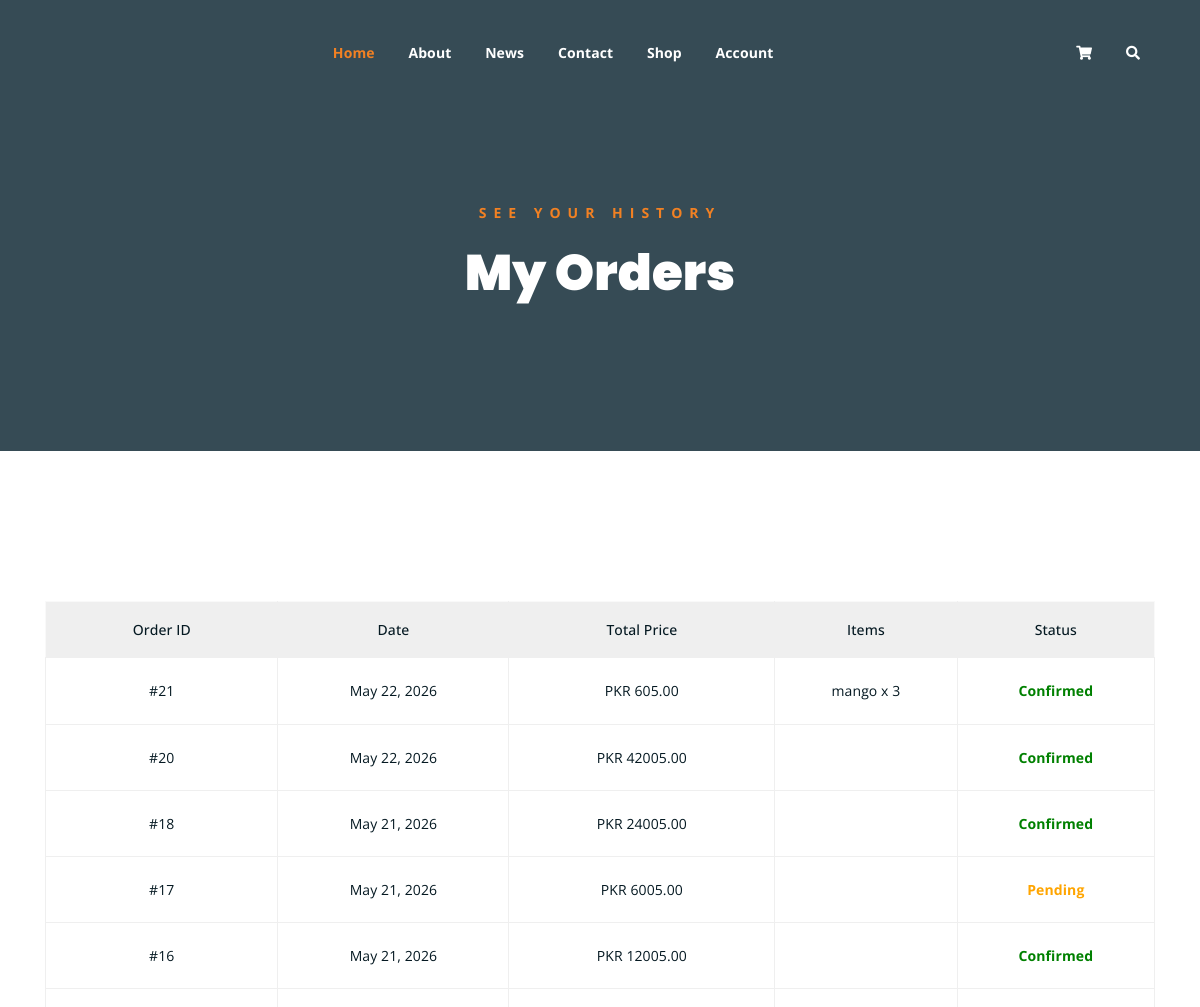
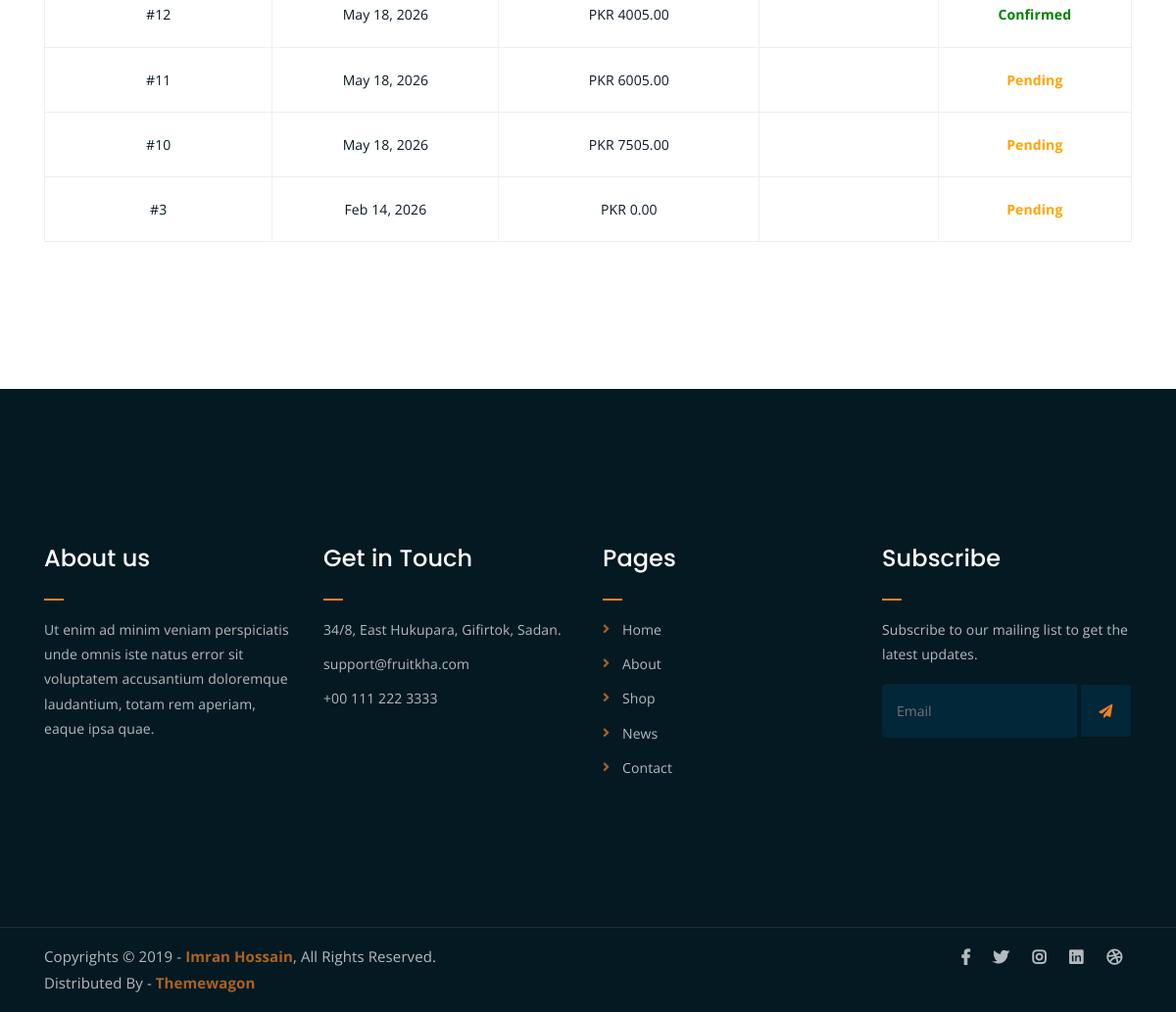
Screenshot of /my-orders/ (signed in) with the database file from the repository (2 pictures, top to bottom).
### shop/models.py (models this page shows, shortened)
class Order(models.Model):
    customer = models.ForeignKey(settings.AUTH_USER_MODEL, on_delete=models.CASCADE, related_name='orders')
    created_at = models.DateTimeField(auto_now_add=True)
    updated_at = models.DateTimeField(auto_now=True)
    is_paid = models.BooleanField(default=False)
    total_price = models.DecimalField(max_digits=10, decimal_places=2, default=0.00)
    full_name = models.CharField(max_length=100, blank=True, null=True)
    shipping_address = models.TextField(blank=True, null=True)
    phone = models.CharField(max_length=20, blank=True, null=True)
    STATUS_CHOICES = (
        ('Pending', 'Pending'),
        ('Confirmed', 'Confirmed'),
        ('Shipped', 'Shipped'),
        ('Delivered', 'Delivered'),
        ('Rejected', 'Rejected'),
    )
    status = models.CharField(max_length=20, choices=STATUS_CHOICES, default='Pending')

class OrderItem(models.Model):
    order = models.ForeignKey(Order, on_delete=models.CASCADE, related_name='items')
    product = models.ForeignKey(Product, on_delete=models.CASCADE)
    quantity = models.PositiveIntegerField(default=1)
    price = models.DecimalField(max_digits=10, decimal_places=2)

class Product(models.Model):
    QUALITY_PRICE_MULTIPLIERS = {
        'A': Decimal('1.00'),
        'B': Decimal('0.85'),
        'C': Decimal('0.65'),
    }
    farmer = models.ForeignKey(settings.AUTH_USER_MODEL, on_delete=models.CASCADE, related_name='products', null=True, blank=True)
    name = models.CharField(max_length=100)
    category = models.ForeignKey(Category, on_delete=models.SET_NULL, null=True, related_name='products')
    market_location = models.CharField(max_length=120, blank=True, default='')
    price = models.DecimalField(max_digits=10, decimal_places=2)
    description = models.TextField()
    stock = models.IntegerField()
    image = models.ImageField(upload_to='products/', blank=True, null=True)
    quality_grade = models.CharField(max_length=1, choices=[('A', 'Grade A'), ('B', 'Grade B'), ('C', 'Grade C')], null=True, blank=True)
    quality_confidence = models.DecimalField(max_digits=5, decimal_places=2, null=True, blank=True)
    price_source = models.ForeignKey(MarketPrice, on_delete=models.SET_NULL, null=True, blank=True, related_name='priced_products')
    priced_at = models.DateTimeField(null=True, blank=True)
    created_at = models.DateTimeField(auto_now_add=True)

### shop/views.py (the view)
# urls.py: path('my-orders/', views.my_orders, name='my_orders'),
@login_required
def my_orders(request):
    orders = Order.objects.filter(customer=request.user, is_paid=True).order_by('-updated_at')
    return render(request, 'my_orders.html', {'orders': orders})

### templates/my_orders.html (shortened to what this page needs)
{% extends 'base.html' %}
{% load static %}
{% block content %}
	<div class="breadcrumb-section breadcrumb-bg">
		<div class="container">
			<div class="row">
				<div class="col-lg-8 offset-lg-2 text-center">
					<div class="breadcrumb-text">
						<p>See your history</p>
						<h1>My Orders</h1>
					</div>
				</div>
			</div>
		</div>
	</div>
	<div class="cart-section mt-150 mb-150">
		<div class="container">
			<div class="row">
				<div class="col-lg-12 col-md-12">
					<div class="cart-table-wrap">
						<table class="cart-table">
							<thead class="cart-table-head">
								<tr class="table-head-row">
									<th class="product-image">Order ID</th>
									<th class="product-name">Date</th>
									<th class="product-price">Total Price</th>
									<th class="product-quantity">Items</th>
									<th class="product-total">Status</th>
								</tr>
							</thead>
							<tbody>
                                {% for order in orders %}
								<tr class="table-body-row">
									<td class="product-image">#{{ order.id }}</td>
									<td class="product-name">{{ order.updated_at|date:"M d, Y" }}</td>
									<td class="product-price">PKR {{ order.total_price }}</td>
									<td class="product-quantity">
                                        <ul style="list-style: none; padding: 0; margin: 0;">
                                            {% for item in order.items.all %}
                                                <li>{{ item.product.name }} x {{ item.quantity }}</li>
                                            {% endfor %}
                                        </ul>
                                    </td>
									<td class="product-total">
                                        {% if order.status == 'Pending' %}
                                            <span style="color: orange; font-weight: bold;">Pending</span>
                                        {% elif order.status == 'Confirmed' %}
                                            <span style="color: green; font-weight: bold;">Confirmed</span>
                                        {% elif order.status == 'Rejected' %}
                                            <span style="color: red; font-weight: bold;">Rejected</span>
                                        {% endif %}
                                    </td>
								</tr>
                                {% empty %}
                                <tr>
                                    <td colspan="5">No orders found. <a href="{% url 'shop' %}">Start Shopping</a></td>
                                </tr>
                                {% endfor %}
							</tbody>
						</table>
					</div>
				</div>
			</div>
		</div>
	</div>
{% endblock %}

### statics/assets/css/main.css (style rules this page uses)
html { font-size: 14px; font-weight: 400; line-height: 28px; height: 100%; }
body { font-family: "Open Sans", sans-serif; font-weight: 400; font-size: 1rem; letter-spacing: 0.1px; line-height: 1.8; color: #051922; overflow-x: hidden; }
h1, .h1, h2, .h2, h3, .h3, h4, .h4, h5, .h5, h6, .h6 { font-family: "Poppins", sans-serif; font-weight: 700; margin: 0 0 1.25rem 0; color: #051922; }
h1:last-child, .h1:last-child, h2:last-child, .h2:last-child, h3:last-child, .h3:last-child, h4:last-child, .h4:last-child, h5:last-child, .h5:last-child, h6:last-child, .h6:last-child { margin: 0; }
h1, .h1 { font-size: 4rem; font-weight: 700; line-height: 4rem; }
p { font-family: "Open Sans", sans-serif; font-weight: 400; font-size: 1rem; letter-spacing: 0.1px; line-height: 1.8; color: #051922; margin: 0 0 1.25rem 0; }
.mt-150 { margin-top: 150px; }
.mb-150 { margin-bottom: 150px; }
.breadcrumb-bg { background-image: url(../img/breadcrumb-bg.jpg); }
.breadcrumb-text p { color: #F28123; font-weight: 700; text-transform: uppercase; letter-spacing: 7px; }
.breadcrumb-text h1 { font-size: 50px; font-weight: 900; color: #fff; margin: 0; margin-top: 20px; }
.breadcrumb-section { padding: 150px 0; background-size: cover; background-position: center center; position: relative; z-index: 1; background-attachment: fixed; padding-top: 200px; }
.breadcrumb-section:after { position: absolute; left: 0; top: 0; width: 100%; height: 100%; content: ""; background-color: #07212e; z-index: -1; opacity: 0.8; }
html, body { height: 100%; }
.product-image { padding: 30px; padding-bottom: 0; position: relative; }
table.cart-table { border: 1px solid #f9f9f9; width: 100%; }
thead { border-bottom: 1px solid #eee; }
tr.table-head-row th { border-right: 1px solid #efefef; padding: 15px; font-weight: 500; text-align: center; }
tr.table-head-row th:last-child { border-right: none; }
.cart-table-wrap tbody tr td { text-align: center; }
.cart-table-wrap tbody tr td { border: 1px solid #efefef; padding: 20px 0; color: #051922; }
thead.cart-table-head tr { background-color: #efefef; }

### rows the page displays
Order: id "21", updated_at "May 22, 2026", total_price "605.00", status "Confirmed"
OrderItem: product.name "mango", quantity "3"
Order: id "20", updated_at "May 22, 2026", total_price "42005.00", status "Confirmed"
Order: id "18", updated_at "May 21, 2026", total_price "24005.00", status "Confirmed"
Order: id "17", updated_at "May 21, 2026", total_price "6005.00", status "Pending"
Order: id "16", updated_at "May 21, 2026", total_price "12005.00", status "Confirmed"
Order: id "12", updated_at "May 18, 2026", total_price "4005.00", status "Confirmed"
Order: id "11", updated_at "May 18, 2026", total_price "6005.00", status "Pending"
Order: id "10", updated_at "May 18, 2026", total_price "7505.00", status "Pending"
Order: id "3", updated_at "Feb 14, 2026", total_price "0.00", status "Pending"
